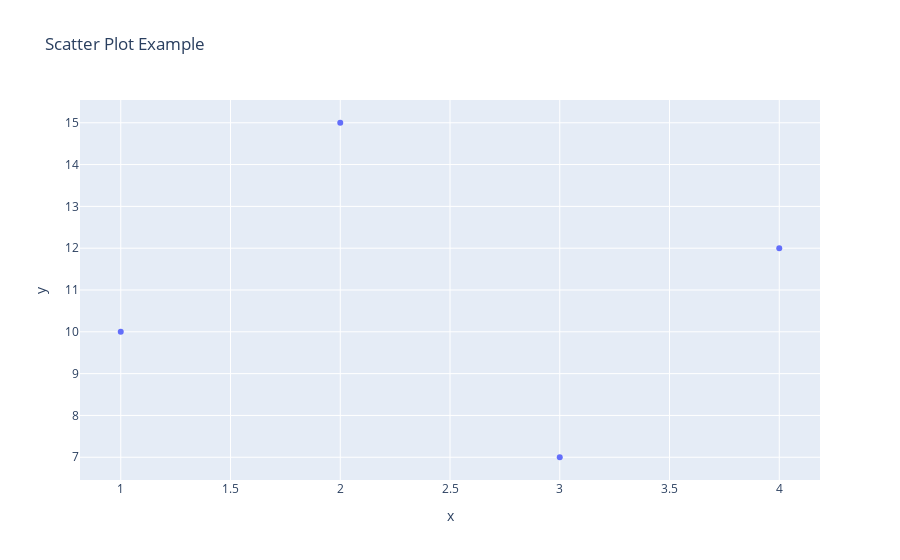

Notebook code for this chart:
### Code cell
# Scatter Plot

fig = px.scatter(df, x='x', y='y', title="Scatter Plot Example")
fig.show()

### Figure 1 — Plotly figure (JSON) as saved in the notebook; plotly's stock layout.template omitted (floating-point values rounded to 4 significant figures)
{"data": [{"hovertemplate": "x=%{x}<br>y=%{y}<extra></extra>", "legendgroup": "", "marker": {"color": "#636efa", "symbol": "circle"}, "mode": "markers", "name": "", "orientation": "v", "showlegend": false, "type": "scatter", "x": [1, 2, 3, 4], "xaxis": "x", "y": [10, 15, 7, 12], "yaxis": "y"}], "layout": {"legend": {"tracegroupgap": 0}, "title": {"text": "Scatter Plot Example"}, "xaxis": {"anchor": "y", "domain": [0, 1], "title": {"text": "x"}}, "yaxis": {"anchor": "x", "domain": [0, 1], "title": {"text": "y"}}}}
